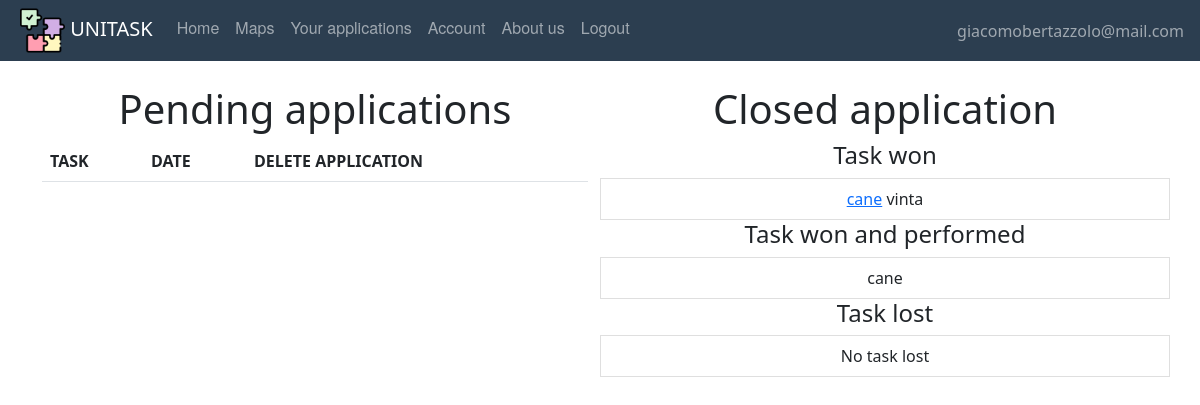
The app's page /listapplications (signed in), older data.
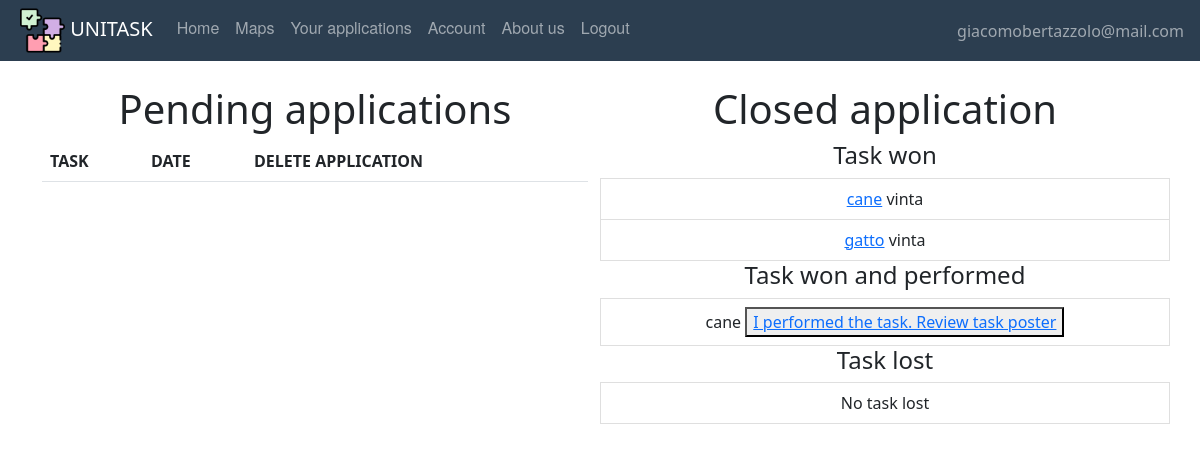
The same page, newer data.
### website/models.py (models this page shows, shortened)
class Offer(db.Model, UserMixin):
    id = db.Column(db.Integer, primary_key=True)
    title = db.Column(db.String(150))
    description = db.Column(db.String(150))
    address = db.Column(db.String(150))
    placeId = db.Column(db.String(150))
    lat = db.Column(db.Float)
    lng = db.Column(db.Float)
    date = db.Column(db.DateTime(timezone=True), default=func.now())
    isAss = db.Column(db.Boolean, default=False)
    date_task = db.Column(db.DateTime(timezone=True))
    id_adult = db.Column(db.Integer, db.ForeignKey('adult.id'))
    scelta = db.Column(db.Integer, db.ForeignKey('student.id'))
    isPerf = db.Column(db.Boolean, default=False)
    rece = db.relationship('Review', backref='recensione')
    isClosed = db.Column(db.Boolean, default=False)

### website/views.py (the view)
@views.route('/listapplications', methods=['GET', 'POST'])
@login_required  # every time we go to the home page
def listapplications():
    return render_template("Student/listapplication.html", user=current_user)

### website/__init__.py (called while the page is built)
def create_app():
    app = Flask(__name__)
    app.config['SECRET_KEY'] = 'atrebunfigoassurdo'
    app.config['SQLALCHEMY_DATABASE_URI'] = 'sqlite:///'+ DB_NAME
    db.init_app(app)
    from .views import views  # We imported the name of the blueprint
    from .auth import auth
    app.register_blueprint(views, url_prefix="/")  # Stiamo dicendo come sono definite le pagine e dove sono
    app.register_blueprint(auth, url_prefix="/")
    from .models import User, Offer, Adult, Student
    create_database(app)
    login_manager = LoginManager()
    login_manager.login_view = 'auth.login'  # dove vogliamo mandare l'user se non loggato
    login_manager.init_app(app)
    @login_manager.user_loader
    def load_user(id):
        return User.query.get(int(id))
    return app

### website/models.py (called while the page is built)
    def taskwon(self):
        ltaskwon = []
        for off in self.applications:
            if off.scelta == self.id:
                ltaskwon.append(off)
        return ltaskwon

    def taskwonandperform(self):
        t = []
        for off in self.applications:
            if off.scelta == self.id and off.isPerf:
                t.append(off)
        return t

### website/templates/Student/listapplication.html (shortened to what this page needs)
{% extends "base.html" %}
{% block content%}
    <br />
    <div class="container">
        <div class="row">
            <div class="col-sm-12 col-md-6">
                <h1 align="center">Pending applications</h1>
                <table class="table">
                    <thead class="thead-dark">
                    <tr>
                        <th scope="col">TASK</th>
                        <th scope="col">DATE</th>
                        <th scope="col">DELETE APPLICATION</th>
                    </tr>
                    </thead>
                </table>
            </div>
            <div class="col-sm-12 col-md-6">
                <h1 align="center">Closed application</h1>
                <div class="row">
                    <h4 align="center">Task won</h4>
                {%set  l = user.taskwon() %}
                    {% if l %}
                    {% for offer in l %}
                        <li class="list-group-item" align="center">
                        <a href= {{ url_for('views.task', task_id=offer.id) }}>{{ offer.title }}</a> vinta
                    {% endfor %}
                {% else %}
                        <li class="list-group-item" align="center">
                        No task won
                    {% endif %}
                </div>
                <div class="row">
                    <h4 align="center">Task won and performed</h4>
                {%set  l = user.taskwonandperform() %}
                    {% if l %}
                    {% for offer in l %}
                        <li class="list-group-item" align="center">
                        {{ offer.title }}
                        {% if not offer.isClosed %}
                            <button> <a href={{ url_for('views.writereview', task_id=offer.id) }} > I performed the task. Review task poster</a></button>
                        {% endif %}
                    {% endfor %}
                    {% else %}
                        <li class="list-group-item" align="center">
                        No task won
                    {% endif %}
                </div>
                <div class="row">
                    <h4 align="center">Task lost</h4>
                    {%set  l = user.tasklost() %}
                    {% if l %}
                        {% for offer in l %}
                            <li class="list-group-item" align="center">
                            {{ offer.title }}
                        {% endfor %}
                    {% else %}
                        <li class="list-group-item" align="center">
                        No task lost
                    {% endif %}
                </div>
            </div>
<br/><br/>
    <br/><br/><br/><br/>
{% endblock %}

Row changes from the older to the newer data that the page shows:
added Offer: title "gatto", shown under "Task won"
